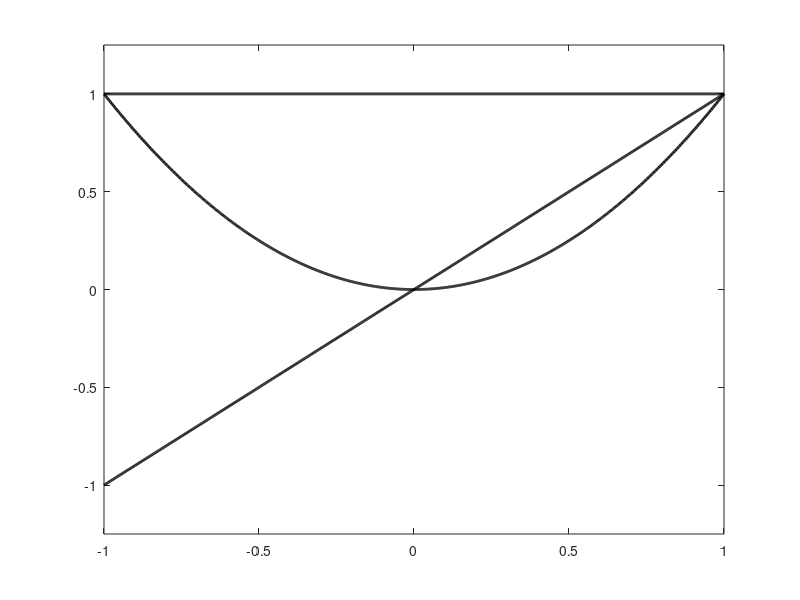
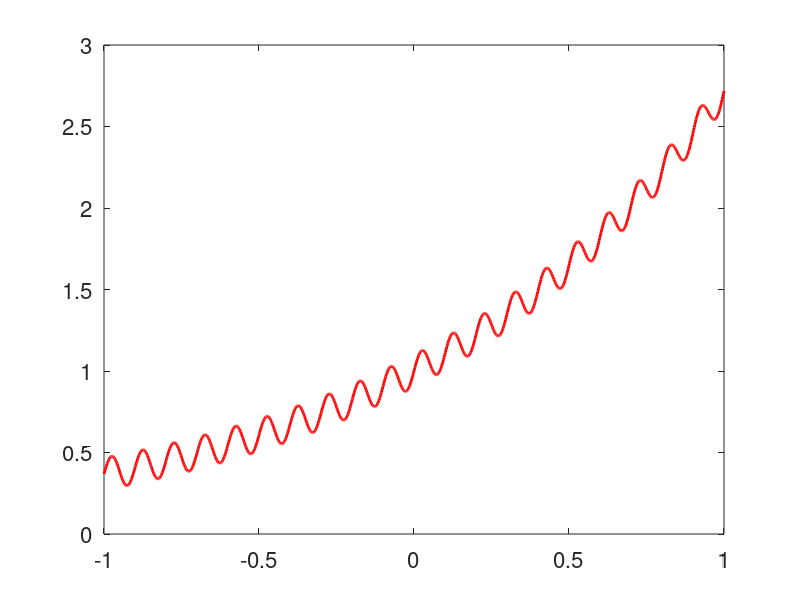

The MATLAB script that drew these images, in order: (Note: this script raises an error after producing the figures.)
% Demonstration of projection onto an m-dimensional subspace of C[-1,1]
% Basis functions: w_j = x^(j-1).

 f_fun  = @(x) (exp(x) + .1*sin(20*pi*x));                    % the function we want to approximate

 m = 3;                                                       % code becomes inaccurate as m increases
 G = zeros(m);
 b = zeros(m,1);

 for j=1:m, for k=1:m
    G(j,k) = quad(@(x) (x.^(j-1)).*(x.^(k-1)),-1,1,1e-12);    % G(j,k) = (w_j, w_k)
 end, end

 for j=1:m
    b(j)    = quad(@(x) (x.^(j-1)).*f_fun(x),-1,1,1e-12);         % b(j) = (w_j, f)    
 end

 c = G\b;

 figure(1), clf
 xx = linspace(-1,1,1000);
 for j=1:m
    plot(xx, xx.^(j-1),'k-','linewidth',2); hold on
    axis([-1 1 -1.25 1.25])
    pause
 end

 figure(2), clf
 plot(xx, f_fun(xx),'r-','linewidth',2)
 hold on
 set(gca,'fontsize',16)
 legend('f(x)',2)

 input('hit return to display best approximation ')

% construct the best approximation
 
 w = zeros(size(xx));
 for j=1:m
    w = w+c(j)*xx.^(j-1);
 end

 plot(xx,w,'b-','linewidth',2)
 legend('f(x)','w(x)',2)

